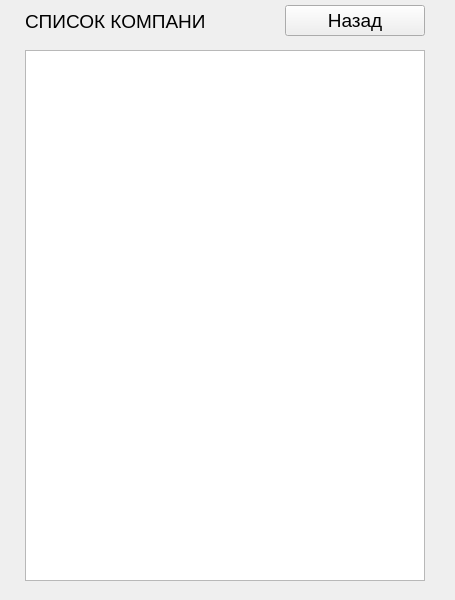
<?xml version="1.0" encoding="UTF-8"?>
<ui version="4.0">
 <class>List</class>
 <widget class="QMainWindow" name="List">
  <property name="geometry">
   <rect>
    <x>0</x>
    <y>0</y>
    <width>455</width>
    <height>600</height>
   </rect>
  </property>
  <property name="windowTitle">
   <string>MainWindow</string>
  </property>
  <widget class="QWidget" name="centralwidget">
   <widget class="QLabel" name="label_2">
    <property name="geometry">
     <rect>
      <x>25</x>
      <y>10</y>
      <width>181</width>
      <height>23</height>
     </rect>
    </property>
    <property name="font">
     <font>
      <pointsize>14</pointsize>
     </font>
    </property>
    <property name="text">
     <string>СПИСОК КОМПАНИЙ</string>
    </property>
   </widget>
   <widget class="QTextBrowser" name="textBrowser">
    <property name="geometry">
     <rect>
      <x>25</x>
      <y>50</y>
      <width>400</width>
      <height>531</height>
     </rect>
    </property>
   </widget>
   <widget class="QPushButton" name="Back">
    <property name="geometry">
     <rect>
      <x>285</x>
      <y>5</y>
      <width>140</width>
      <height>31</height>
     </rect>
    </property>
    <property name="font">
     <font>
      <pointsize>14</pointsize>
     </font>
    </property>
    <property name="text">
     <string>Назад</string>
    </property>
   </widget>
  </widget>
 </widget>
 <resources/>
 <connections/>
</ui>
